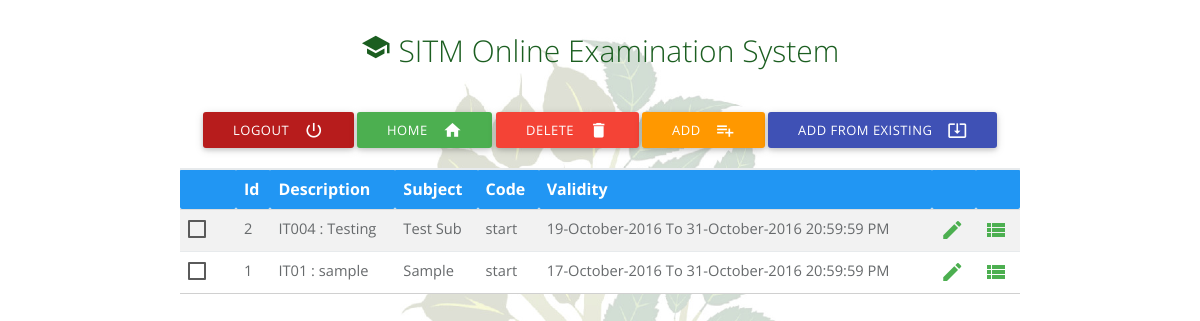
/admin/testmng.php (signed in), run on the app's committed database.
### tables this page shows
CREATE TABLE `test` (
  `testid` bigint(20) NOT NULL,
  `testname` varchar(30) NOT NULL,
  `testdesc` varchar(100) DEFAULT NULL,
  `testdate` date DEFAULT NULL,
  `testtime` time DEFAULT NULL,
  `subid` int(11) DEFAULT NULL,
  `testfrom` timestamp NOT NULL DEFAULT CURRENT_TIMESTAMP,
  `testto` timestamp NOT NULL DEFAULT '0000-00-00 00:00:00',
  `duration` int(11) DEFAULT NULL,
  `totalquestions` int(11) DEFAULT NULL,
  `attemptedstudents` bigint(20) DEFAULT NULL,
  `testcode` varchar(40) NOT NULL,
  `tcid` bigint(20) DEFAULT NULL
);

CREATE TABLE `subject` (
  `subid` int(11) NOT NULL,
  `subname` varchar(40) DEFAULT NULL,
  `course` varchar(100) NOT NULL,
  `semester` varchar(100) NOT NULL,
  `tcid` bigint(20) DEFAULT NULL
);

### dbsettings.php (called while the page is built, shortened)
<?php
$dbname="oes";
?>

### oesdb.php (called while the page is built, shortened)
<?php
include_once 'dbsettings.php';
$conn=false;
function executeQuery($query)
{
    global $conn,$dbserver,$dbname,$dbpassword,$dbusername;
    if (!($conn = @mysql_connect ($dbserver,$dbusername,$dbpassword)))
         $message="Cannot connect to server";
    $result=mysql_query($query,$conn);
    if(!$result)
        $message="Error while executing query.<br/>Mysql Error: ".mysql_error();
    else
        return $result;
}
?>

### admin/testmng.php (the view, shortened to what this page needs)
<?php
include_once '../oesdb.php';
?>
<html xmlns="http://www.w3.org/1999/html">
<head>
    <link rel="stylesheet" type="text/css" media="all" href="../calendar/jsDatePick.css"/>
    <link href="../css/datatables.min.css" rel="stylesheet" type="text/css"/>
    <link href="../css/materialize.min.css" rel="stylesheet" type="text/css"/>
    <link href="../css/icons/icons.css" rel="stylesheet" type="text/css"/>
    <link href="../css/style.css" rel="stylesheet" type="text/css"/>
</head>
<body style="background-image: url('../images/slogo2.jpg'); background-size: contain">
<div class="container">
    <div class="row">
        <h1 class="center green-text text-darken-4"><i class=" small material-icons  ">school</i> SITM Online
            Examination System</h1>
    </div>
    <form name="testmng" action="testmng.php" method="post">
        <div class="row">
            <div class="col l12 center">
                <?php
                if (isset($_SESSION['admname'])) {
                    ?>
                    <button input type="submit" value="LogOut" name="logout"
                            class="btn tooltipped red darken-4 white-text waves-effect waves-light btn"
                            data-position="top" data-delay="50" data-tooltip="Logout"><i class="material-icons right">power_settings_new</i>Logout
                    </button>
                    <button input type="submit" value="Home" name="dashboard"
                            class="btn tooltipped green white-text waves-effect waves-light btn" data-position="top"
                            data-delay="50" data-tooltip="Dashboard"><i class="material-icons right">home</i>Home
                    </button>
                    <?php
                    if (isset($_REQUEST['add'])) {
                        ?>
                        <?php
                    } else if (isset($_REQUEST['edit'])) {
                        ?>
                        <?php
                    } else {
                        ?>
                        <button input type="submit" value="Delete" name="delete"
                                class="btn tooltipped red white-text waves-effect waves-light btn" data-position="top"
                                data-delay="50" data-tooltip="Delete forever"><i class="material-icons right">delete</i>Delete
                        </button>
                        <button input type="submit" value="Add New" name="add"
                                class="btn tooltipped orange white-text waves-effect waves-light btn"
                                data-position="top" data-delay="50" data-tooltip="Add New"><i
                                    class="material-icons right">playlist_add</i>Add
                        </button>
                        <button input type="submit" value="Add from Existing" name="addOld"
                                class="btn indigo white-text waves-effect waves-light btn" data-position="top"
                                data-delay="50" data-tooltip="Upload a question paper"><i class="material-icons right">system_update_alt</i>Add
                            from Existing
                        </button>
                    <?php }
                } ?>
            </div>
        </div>
        <?php
        if (isset($_SESSION['admname'])) {
        if (isset($_REQUEST['add'])) {
            ?>
            <div class="row">
                <div class="col l4"></div>
                <div class="col l4">
                    <div class="input-field">
                        <select name="subject" class="browser-default">
                            <option selected value="<Choose the Subject>">&lt;Choose the Subject&gt;</option>
                            <?php
                            $role = $_SESSION['role'];
                            $result = executeQuery("select subid,subname from subject WHERE course='$role';");
                            while ($r = mysql_fetch_array($result)) {
                                echo "<option value=\"" . $r['subid'] . "\">" . htmlspecialchars_decode($r['subname'], ENT_QUOTES) . "</option>";
                            }
                            closedb();
                            ?>
                        </select>
                    </div>
                    <div class="input-field">
                        <label for="testcode" class="black-text text-darken-4">Test Code</label>
                        <input type="text" name="testname" class="validate black-text" value=""
                               onkeyup="isalphanum(this)">
                    </div>
                    <div class="input-field">
                        <label for="description">Test Description</label>
                        <textarea name="testdesc" id="description" class="materialize-textarea"></textarea>
                    </div>
                    <div class="input-field">
                        <label for="qn">Total Questions</label>
                        <input type="text" name="totalqn" class="validate" value="" onkeyup="isnum(this)">
                    </div>
                    <div class="input-field">
                        <label for="duration">Duration(Mins)</label>
                        <input type="text" name="duration" class="validate" value="" onkeyup="isnum(this)">
                    </div>
                    <div class="input-field">
                        <label for="testfrom">Test From</label>
                        <input id="testfrom" type="text" name="testfrom" class="validate" value=""
                               placeholder="Test From" readonly>
                    </div>
                    <div class="input-field">
                        <label for="testto">Test To</label>
                        <input id="testto" type="text" name="testto" class="validate" value="" placeholder="Test To"
                               readonly>
                    </div>
                    <div class="input-field">
                        <label for="code">Test Secret Code</label>
                        <input type="text" name="testcode" class="validate" value="" onkeyup="isalphanum(this)">
                    </div>
                    <div class="input-field center">
                        <input type="submit" value="Save" name="savea" class="btn green white-text"
                               onclick="validatetestform('testmng')" title="Save the Changes">
                        <input type="submit" value="Cancel" name="cancel" class="btn red white-text" title="Cancel">
                    </div>
                </div>
                <div class="col l4"></div>
            </div>
            <?php
            } else {
                $role = $_SESSION['role'];
                $result = executeQuery("select t.testid,t.testname,t.testdesc,s.subname,DECODE(t.testcode,'oespass') as tcode,DATE_FORMAT(t.testfrom,'%d-%M-%Y') as testfrom,DATE_FORMAT(t.testto,'%d-%M-%Y %H:%i:%s %p') as testto from test as t,subject as s where t.subid=s.subid AND s.course='$role' order by t.testdate desc,t.testtime desc;");
                if (mysql_num_rows($result) == 0) {
                    echo "<h3 style=\"color:#0000cc;text-align:center;\">No Tests Yet..!</h3>";
                } else {
                    $i = 0;
                    ?>
                    <div class="ibox-content">
                        <div class="table-responsive">
                            <table class="table bordered striped highlight responsive-table dataTables-example">
                                <thead class="blue white-text">
                                <tr>
                                    <th></th>
                                    <th>Id</th>
                                    <th>Description</th>
                                    <th>Subject</th>
                                    <th>Code</th>
                                    <th>Validity</th>
                                    <th></th>
                                    <th></th>
                                </tr>
                                </thead>
                                <tbody>
                                <?php
                                while ($r = mysql_fetch_array($result)) {
                                    $i = $i + 1;
                                    echo "<tr style='font-size: 11pt ;'><td style=\"text-align:center;\"><p><input type=\"checkbox\" id='delete$i' name=\"d$i\" value=\"" . $r['testid'] . "\" /><label for='delete$i'></label></p></td><td>" . $r['testid'] . "</td><td> " . htmlspecialchars_decode($r['testname'], ENT_QUOTES) . " : " . htmlspecialchars_decode($r['testdesc'], ENT_QUOTES)
                                        . "</td><td>" . htmlspecialchars_decode($r['subname'], ENT_QUOTES) . "</td><td>" . htmlspecialchars_decode($r['tcode'], ENT_QUOTES) . "</td><td>" . $r['testfrom'] . " To " . $r['testto'] . "</td>"
                                        . "<td class=\"tddata\"><a title=\"Edit " . htmlspecialchars_decode($r['testname'], ENT_QUOTES) . "\"href=\"testmng.php?edit=" . htmlspecialchars_decode($r['testname'], ENT_QUOTES) . "\"><i class=\"big green-text material-icons\">edit</i></a></td>"
                                        . "<td class=\"tddata\"><a title=\"Manage Questions of " . htmlspecialchars_decode($r['testname'], ENT_QUOTES) . "\"href=\"testmng.php?manageqn=" . htmlspecialchars_decode($r['testname'], ENT_QUOTES) . "\"><i class=\"big green-text material-icons\">view_list</i></a></td></tr>";
                                }
                                ?>
                                </tbody>
                            </table>
                        </div>
                    </div>
                    <?php
                }
            }
            }
            ?>
    </form>
</div>
</body>
</html>

### data on the page
test: testid "2", testname "IT004", testdesc "Testing", subid.subname "Test Sub", tcode "start", testfrom "19-October-2016", testto "31-October-2016 20:59:59 PM"
test: testid "1", testname "IT01", testdesc "sample", subid.subname "Sample", tcode "start", testfrom "17-October-2016", testto "31-October-2016 20:59:59 PM"
